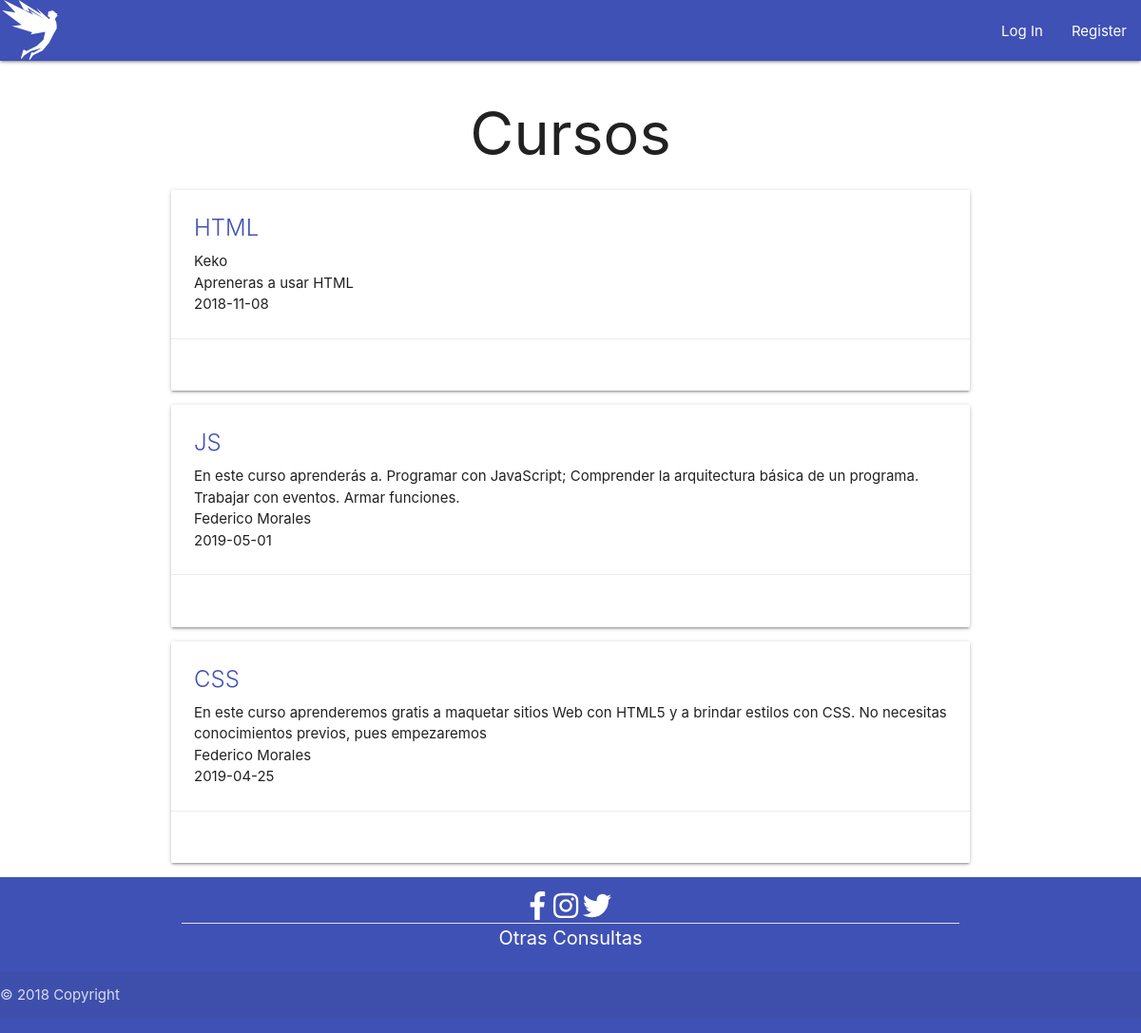
/, run on an earlier commit of the app's database.
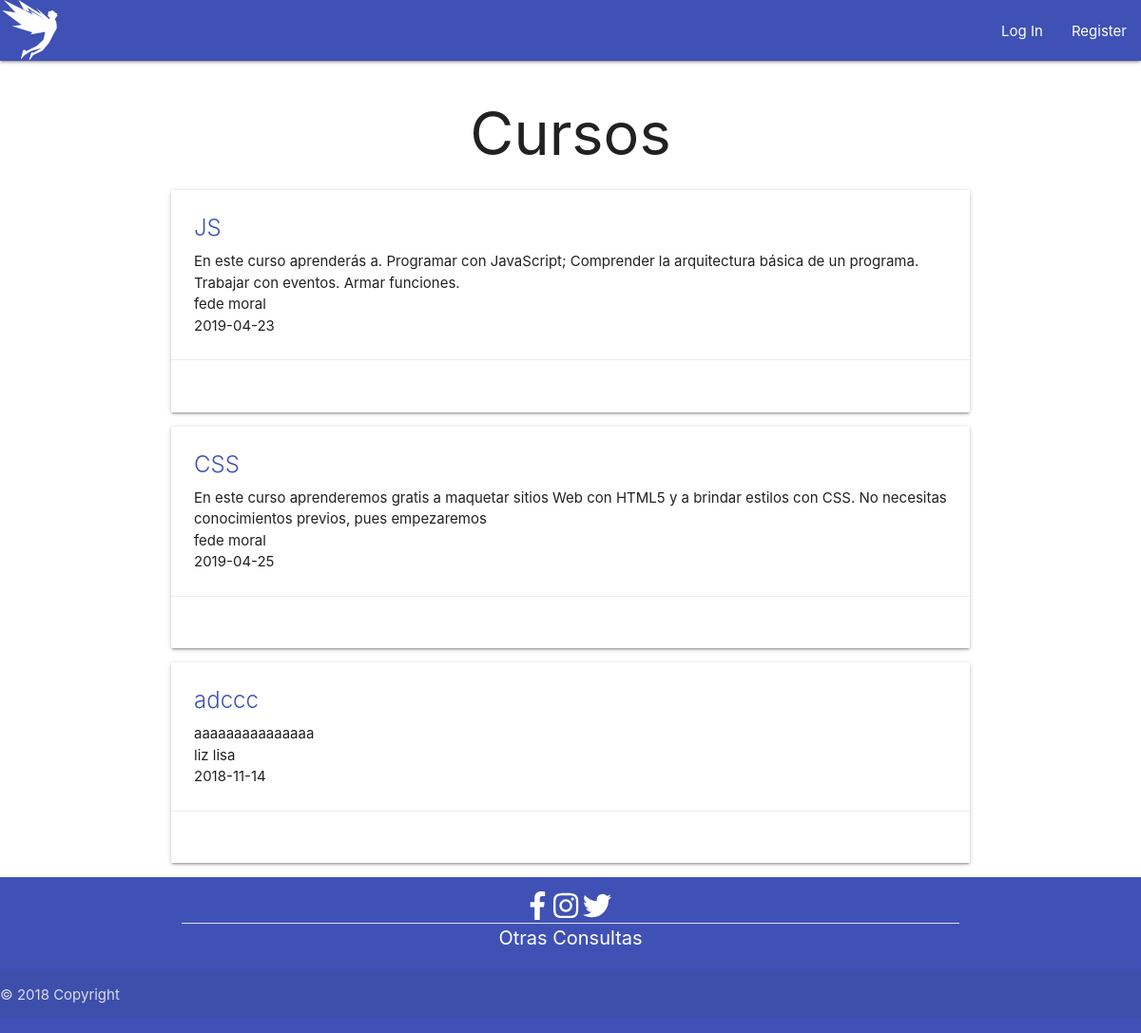
And on a later commit of the database.
### tables this page shows
CREATE TABLE `cursos` (
  `curso_cod` int(11) NOT NULL,
  `curso_nombre` varchar(50) NOT NULL,
  `curso_profesor` varchar(50) NOT NULL,
  `curso_desc` varchar(255) NOT NULL,
  `curso_fecha` date NOT NULL
);

### index.php (the view, shortened to what this page needs)
<!DOCTYPE html>
<html>
<head>
  <link type="text/css" rel="stylesheet" href="css/materialize.min.css" media="screen,projection" />
  <link rel="stylesheet" href="css/style.css">
</head>
<body>
  <?php include "navbar.php"; ?>
  <?=$nav?>
  <main class="container">
    <h1 class="center-align">Cursos</h1>
    <?php
      include 'conexion.php';
      if (!isset($_SESSION['numid'])) {
         $registros = $base->query("SELECT * FROM cursos")->fetchAll(PDO::FETCH_OBJ);
        foreach ($registros as $curso) {
        echo "<div class='card white hoverable'>
          <div class='card-content '>
          <span class='card-title indigo-text'>$curso->curso_nombre</span>
          <p>$curso->curso_desc</p>
          <p>$curso->curso_profesor</p>
          <p>$curso->curso_fecha</p>
          </div>
        <div class='card-action right-align'>
          <a>&nbsp;</a>
        </div>
      </div>";
      }
      }
?>
  </main>
  <?php include "footer.php" ?>
  <?=footer()?>
</body>
</html>

What changed in the data, as far as the page shows it:
removed cursos: curso_nombre "HTML", curso_desc "Keko", curso_profesor "Apreneras a usar HTML", curso_fecha "2018-11-08"
changed cursos "JS": curso_profesor "Federico Morales" → "fede moral"; curso_fecha "2019-05-01" → "2019-04-23"
changed cursos "CSS": curso_profesor "Federico Morales" → "fede moral"
added cursos: curso_nombre "adccc", curso_desc "aaaaaaaaaaaaaaa", curso_profesor "liz lisa", curso_fecha "2018-11-14"
